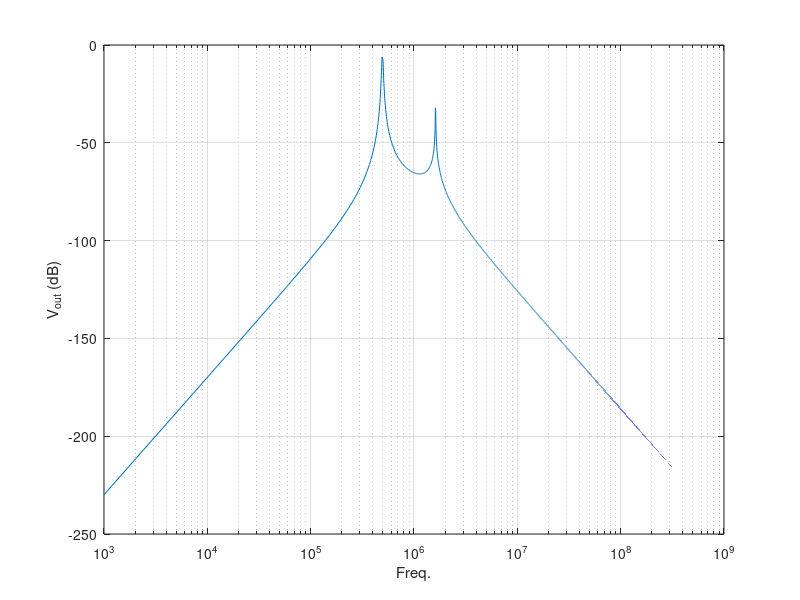

Write MATLAB code to recreate this figure.
addpath("stamps/");
addpath("test-circuits/");

load("circuit3.mat", 'G', 'C', 'b');

% The output node
output_node = 4;

% Simulation params
num_points = 100000;
f_start = 1000;
f_end = 1*10^9;
freqs = linspace(f_start, f_end, num_points);
Vout = zeros(num_points, 1);

% Fequency domain solution
% s = j*2pi*f
for i=1:num_points
    s = 1i * 2* pi * freqs(i);
    A = G + s*C;
    [L, U, P, Q] = lu(A, 0.01);
    z = L \ (P*b);
    y = U\z;
    sols = Q*y;
    Vout(i) = abs(sols(output_node));
end

figure('Name', 'Freq. Domain (circuit3)')
semilogx(freqs, 20*log10(Vout));
grid on;
xlabel('Freq.')
ylabel('V_{out} (dB)')